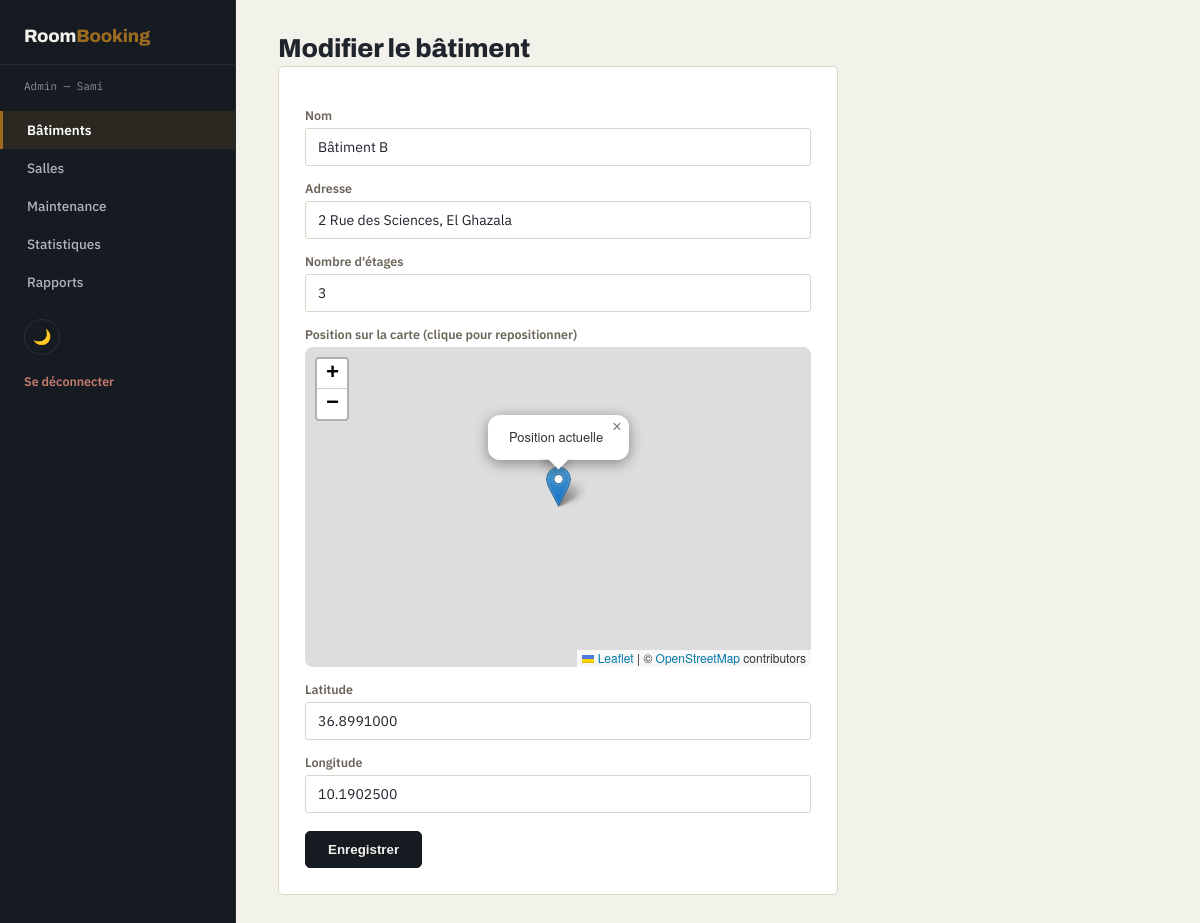
Page /View/Back/updateBatiment.php?id=2 (signed in) on the committed database.
### tables this page shows
CREATE TABLE batiment (
    id INT AUTO_INCREMENT PRIMARY KEY,
    nom VARCHAR(100) NOT NULL,
    adresse VARCHAR(150) NOT NULL,
    nombre_etages INT NOT NULL,
    latitude DECIMAL(10,7) NOT NULL,
    longitude DECIMAL(10,7) NOT NULL
);

### Controller/BatimentController.php (called while the page is built, shortened)
<?php
class BatimentController
{
    public function getBatimentById($id)
    {
        $pdo = config::getConnexion();
        $stmt = $pdo->prepare("SELECT * FROM batiment WHERE id = :id");
        $stmt->execute(['id' => $id]);
        return $stmt->fetch();
    }
}

### View/Back/updateBatiment.php (the view, shortened to what this page needs)
<?php
require_once __DIR__ . '/../../Controller/BatimentController.php';
$controller = new BatimentController();
$id = $_GET['id'] ?? null;
$data = $controller->getBatimentById($id);
?>
<!DOCTYPE html>
<html lang="fr">
<head>
<link rel="stylesheet" href="assets/css/admin.css">
<link rel="stylesheet" href="https://unpkg.com/leaflet@1.9.4/dist/leaflet.css" />
</head>
<body>
<?php include 'sidebar.php'; ?>
<div class="content">
    <h1>Modifier le bâtiment</h1>
    <form id="batimentForm" class="admin-form" method="POST" action="updateBatiment.php?id=<?= $data['id'] ?>" novalidate>
        <label for="nom">Nom</label>
        <input type="text" id="nom" name="nom" value="<?= htmlspecialchars($data['nom']) ?>">
        <label for="adresse">Adresse</label>
        <input type="text" id="adresse" name="adresse" value="<?= htmlspecialchars($data['adresse']) ?>">
        <label for="etages">Nombre d'étages</label>
        <input type="number" id="etages" name="etages" value="<?= (int)$data['nombre_etages'] ?>">
        <label>Position sur la carte (clique pour repositionner)</label>
        <div id="map" style="height:320px; border-radius:8px; margin-bottom:10px;"></div>
        <label for="latitude">Latitude</label>
        <input type="text" id="latitude" name="latitude" value="<?= htmlspecialchars($data['latitude']) ?>" readonly>
        <label for="longitude">Longitude</label>
        <input type="text" id="longitude" name="longitude" value="<?= htmlspecialchars($data['longitude']) ?>" readonly>
        <button type="submit" class="btn">Enregistrer</button>
    </form>
</div>
</body>
</html>

### View/Back/assets/css/admin.css (style rules this page uses)
:root { --ink:#161B22; --paper:#F2F1EA; --panel:#FFFFFF; --line:#DAD5C8; --text:#20242C; --text-dim:#6B6459; --brass:#9C6B1F; --brass-dark:#7C5518; --slate:#3E4C63; --forest:#3F7D58; --brick:#B33F32; --amber:#B9821E; --table-header-bg:#EBE8DE; --input-bg:#FFFFFF; --circle-track:#E4E0D3; --radius:5px; --radius-sm:3px; color-scheme: light; }
* { box-sizing:border-box; }
body { margin:0; background:var(--paper); color:var(--text); transition:background .2s, color .2s; font-family:'IBM Plex Sans', Arial, sans-serif; display:flex; min-height:100vh; }
h1,h2,h3 { font-family:'Archivo', sans-serif; font-weight:800; letter-spacing:-.01em; }
.content { flex:1; padding:34px 42px; }
.content h1 { margin:0 0 4px; font-size:26px; }
form.admin-form { max-width:560px; background:var(--panel); border:1px solid var(--line); border-radius:var(--radius); padding:26px; }
form.admin-form label { display:block; margin:14px 0 5px; font-size:12.5px; color:var(--text-dim); font-weight:600; }
form.admin-form input, form.admin-form select, form.admin-form textarea { width:100%; padding:9px 12px; background:var(--input-bg); border:1px solid var(--line); border-radius:var(--radius-sm); color:var(--text); font-size:14px; font-family:'IBM Plex Sans', sans-serif; }
.btn { margin-top:18px; background:var(--ink); color:#F2F1EA; border:1px solid var(--ink); padding:10px 22px; border-radius:var(--radius); font-weight:600; cursor:pointer; }

### rows in the picture
batiment: nom "Bâtiment B", adresse "2 Rue des Sciences, El Ghazala", etages "3", latitude "36.8991000", longitude "10.1902500"

### other values in the picture
$role "Admin"
$_SESSION['prenom'] "Sami"
